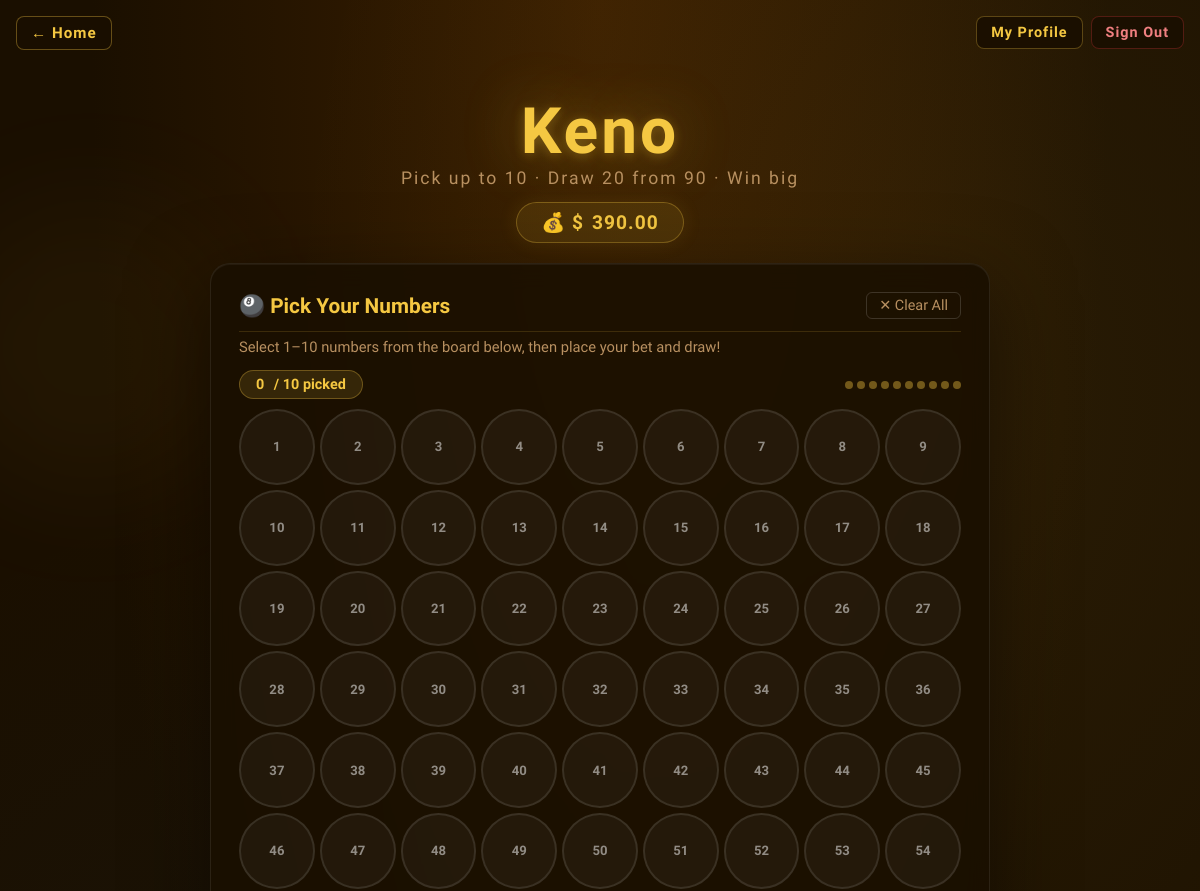
Before: /keno (signed in, upper part) with the older database file.
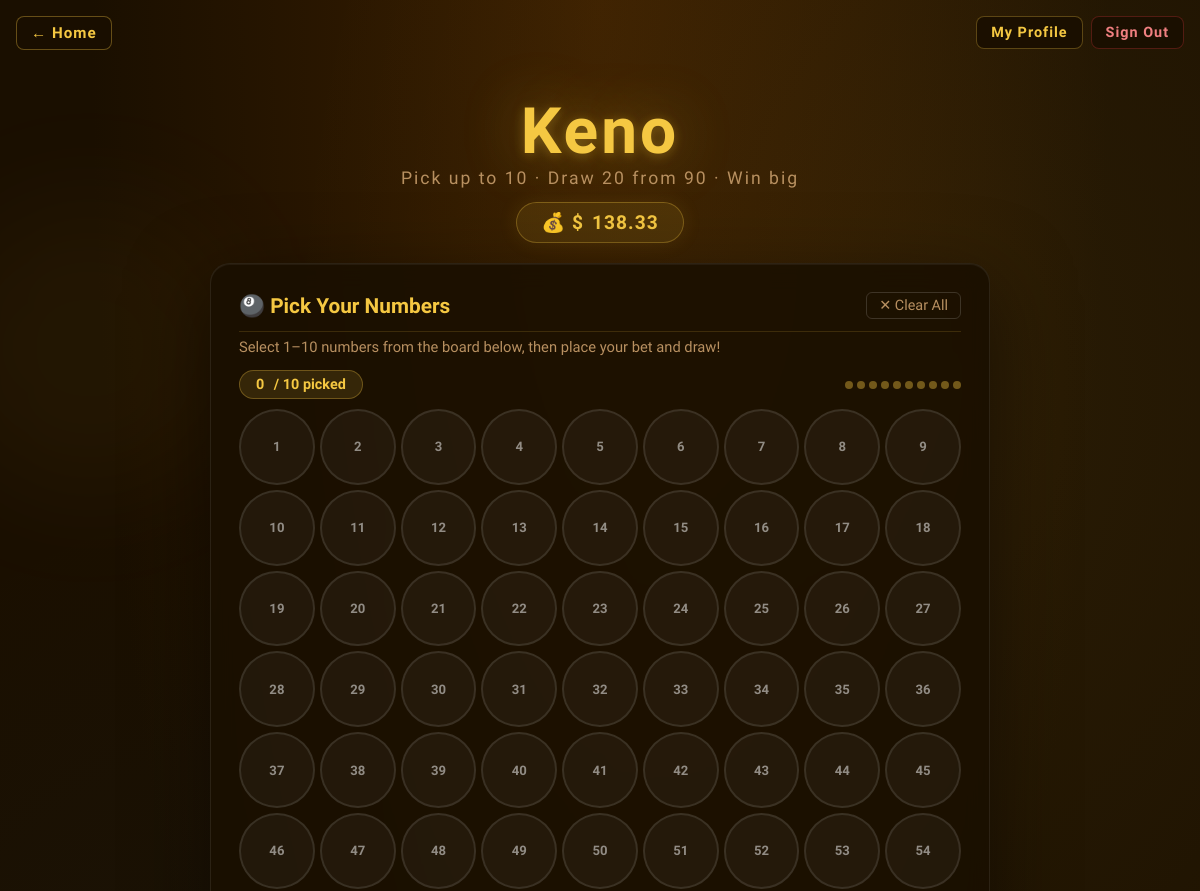
After: the same page with the newer database file.
### tables this page shows
CREATE TABLE users (
            id            INTEGER PRIMARY KEY AUTOINCREMENT,
            username      TEXT    NOT NULL UNIQUE,
            email         TEXT    NOT NULL UNIQUE,
            password_hash TEXT    NOT NULL,
            wallet        REAL    NOT NULL DEFAULT 1000.0,
            created_at    TEXT    NOT NULL
        );

### app.py (the view)
@app.route('/keno')
@login_required
def keno():
    return render_template('Keno.html', user=current_user())

### app.py (called while the page is built)
def get_db():
    if 'db' not in g:
        g.db = sqlite3.connect(DATABASE)
        g.db.row_factory = sqlite3.Row   # access columns by name not teh index
    return g.db

def login_required(f):    #fragile ai thing
    @wraps(f)
    def decorated(*args, **kwargs):
        if 'user_id' not in session:
            return redirect(url_for('login'))
        return f(*args, **kwargs)
    return decorated

def current_user():
    if 'user_id' not in session:
        return None
    return get_db().execute('SELECT * FROM users WHERE id = ?', (session['user_id'],)).fetchone()

### Templates/Keno.html (shortened to what this page needs)
<!DOCTYPE html>
<html lang="en">
<head>
</head>
<body>
<div class="bg-orb bg-orb-1"></div>
<a href="/" class="back-home">&#8592; Home</a>
<div class="nav-right">
  <a href="/profile" class="nav-pill">My Profile</a>
  <a href="/logout"  class="nav-pill logout">Sign Out</a>
</div>
<div class="header-zone">
  <h1>Keno</h1>
  <p class="subtitle">Pick up to 10 &middot; Draw 20 from 90 &middot; Win big</p>
  <div class="wallet-bar" id="wallet-bar">
    💰 $<span id="wallet-display">{% if user is defined and user %}{{ "%.2f"|format(user['wallet']) }}{% else %}1000.00{% endif %}</span>
  </div>
</div>
<div class="card" id="main-card">
  <div class="card-header">
    <h2>🎱 Pick Your Numbers</h2>
    <button class="clear-btn" onclick="clearPicks()">✕ Clear All</button>
  </div>
  <p class="card-desc">Select 1–10 numbers from the board below, then place your bet and draw!</p>
  <div class="picks-row">
    <span class="picks-badge">
      <span id="picks-count">0</span>&nbsp;/ 10 picked
    </span>
    <div style="display:flex;gap:4px;" id="picks-pips">
    </div>
  </div>
  <div class="keno-grid" id="keno-grid"></div>
</div>
<div class="confetti-wrap" id="confetti-wrap"></div>
</body>
</html>

Changed rows visible on the page:
changed users: wallet "390.00" → "138.33"
